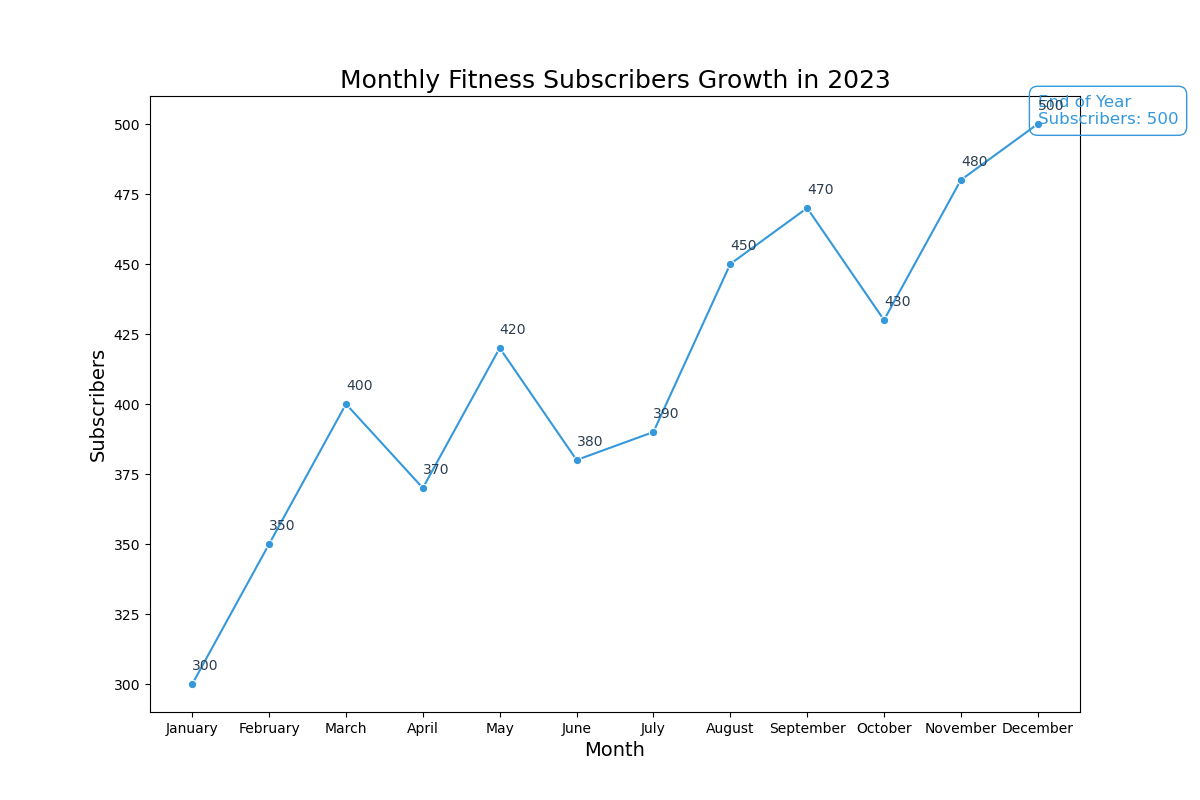

Recreate this plot in Python.

import pandas as pd
import seaborn as sns
import matplotlib.pyplot as plt

# Data
data = {
    'Month': ['January', 'February', 'March', 'April', 'May', 'June', 'July', 
              'August', 'September', 'October', 'November', 'December'],
    'Subscribers': [300, 350, 400, 370, 420, 380, 390, 450, 470, 430, 480, 500]
}

# Create a DataFrame
df = pd.DataFrame(data)

# Convert 'Month' to categorical type with order
df['Month'] = pd.Categorical(df['Month'], categories=data['Month'], ordered=True)

# Line chart
plt.figure(figsize=(12, 8))
sns.lineplot(x='Month', y='Subscribers', data=df, color="#3498db", marker='o')

# Add annotation for the last data point
plt.text(x=df.Month.iloc[-1], y=df.Subscribers.iloc[-1],
         s='End of Year\nSubscribers: {}'.format(df.Subscribers.iloc[-1]),
         fontdict=dict(color='#3498db', size=12),
         bbox=dict(facecolor='none', edgecolor='#3498db', boxstyle='round,pad=0.5'))

# Set chart title and labels
plt.title('Monthly Fitness Subscribers Growth in 2023', fontsize=18)
plt.xlabel('Month', fontsize=14)
plt.ylabel('Subscribers', fontsize=14)

# Add annotations for specific points
for i in range(len(df)):
    plt.text(x=df.Month.iloc[i], y=df.Subscribers.iloc[i] + 5,
             s=str(df.Subscribers.iloc[i]), 
             fontdict=dict(color='#2c3e50', size=10))

# Show the plot
plt.show()
